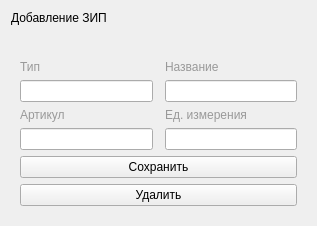
<?xml version="1.0" encoding="UTF-8"?>
<ui version="4.0">
 <class>ZipForm</class>
 <widget class="QWidget" name="ZipForm">
  <property name="geometry">
   <rect>
    <x>0</x>
    <y>0</y>
    <width>317</width>
    <height>197</height>
   </rect>
  </property>
  <property name="windowTitle">
   <string>Мультивендорная поддержка</string>
  </property>
  <layout class="QGridLayout" name="gridLayout_2">
   <item row="2" column="0">
    <widget class="QWidget" name="widget" native="true">
     <layout class="QGridLayout" name="gridLayout">
      <item row="1" column="0">
       <widget class="QLineEdit" name="typeZipEdit"/>
      </item>
      <item row="2" column="0">
       <widget class="QLabel" name="label_12">
        <property name="styleSheet">
         <string notr="true">color: rgb(153, 153, 153);</string>
        </property>
        <property name="text">
         <string>Артикул</string>
        </property>
        <property name="margin">
         <number>4</number>
        </property>
       </widget>
      </item>
      <item row="2" column="2">
       <widget class="QLabel" name="label_14">
        <property name="styleSheet">
         <string notr="true">color: rgb(153, 153, 153);</string>
        </property>
        <property name="text">
         <string>Ед. измерения</string>
        </property>
        <property name="margin">
         <number>4</number>
        </property>
       </widget>
      </item>
      <item row="3" column="0">
       <widget class="QLineEdit" name="articleZipEdit"/>
      </item>
      <item row="3" column="2">
       <widget class="QLineEdit" name="unitZipEdit"/>
      </item>
      <item row="1" column="2">
       <widget class="QLineEdit" name="nameZipEdit"/>
      </item>
      <item row="0" column="0">
       <widget class="QLabel" name="label_11">
        <property name="styleSheet">
         <string notr="true">color: rgb(153, 153, 153);</string>
        </property>
        <property name="text">
         <string>Тип</string>
        </property>
        <property name="margin">
         <number>4</number>
        </property>
       </widget>
      </item>
      <item row="0" column="2">
       <widget class="QLabel" name="label_9">
        <property name="styleSheet">
         <string notr="true">color: rgb(153, 153, 153);</string>
        </property>
        <property name="text">
         <string>Название</string>
        </property>
        <property name="margin">
         <number>4</number>
        </property>
       </widget>
      </item>
      <item row="4" column="0" colspan="3">
       <widget class="QPushButton" name="saveZipBtn">
        <property name="text">
         <string>Сохранить</string>
        </property>
       </widget>
      </item>
      <item row="5" column="0" colspan="3">
       <widget class="QPushButton" name="deleteZipBtn">
        <property name="text">
         <string>Удалить</string>
        </property>
       </widget>
      </item>
     </layout>
    </widget>
   </item>
   <item row="0" column="0">
    <widget class="QLabel" name="label">
     <property name="styleSheet">
      <string notr="true">font: 14pt &quot;MS Shell Dlg 2&quot;;</string>
     </property>
     <property name="text">
      <string>Добавление ЗИП</string>
     </property>
    </widget>
   </item>
   <item row="1" column="0">
    <widget class="QLabel" name="errorLbl">
     <property name="styleSheet">
      <string notr="true">color: rgb(255, 0, 0);</string>
     </property>
     <property name="text">
      <string/>
     </property>
    </widget>
   </item>
  </layout>
 </widget>
 <resources/>
 <connections/>
</ui>
